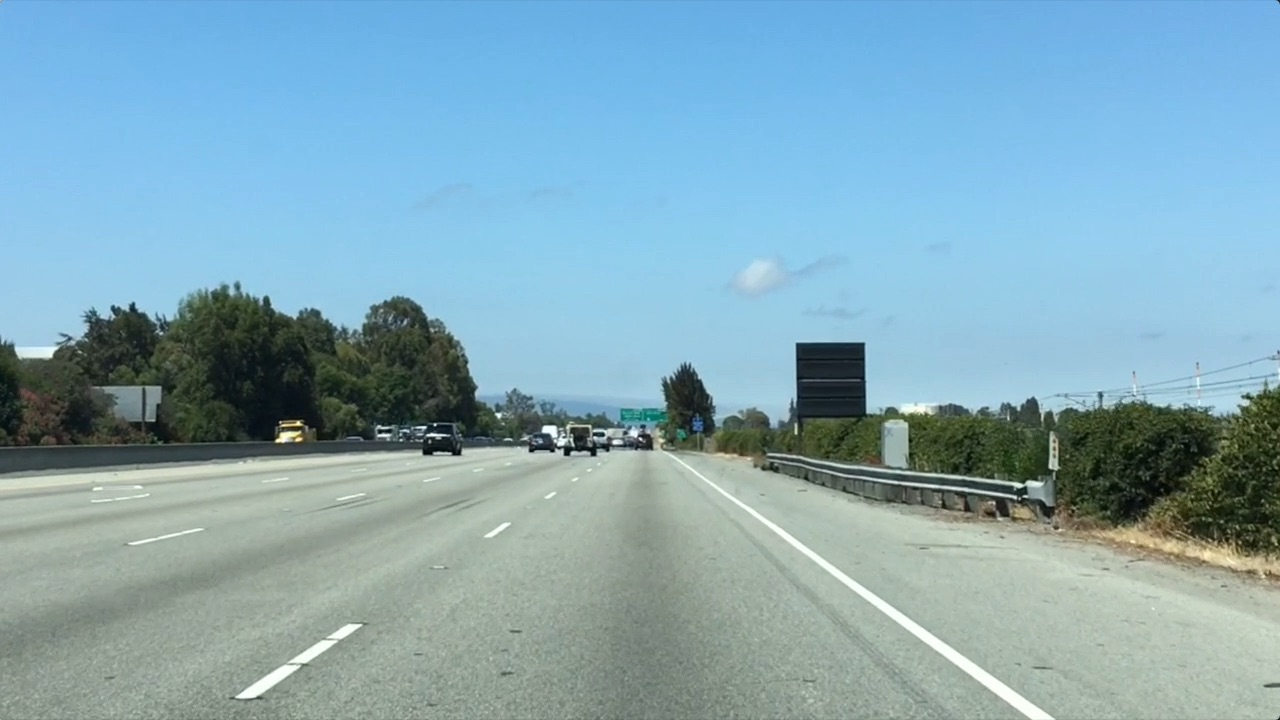
#> input picture images/street.jpg, 1280 x 720 px
$ jupyter execute Exercise_Hough__starter.ipynb
#> lines starting #> are read from the running program, lines starting #| are printed output that depends on the picture; after the words box and inside, x2 and y2 are one past the last pixel; in counts of white or black regions, pixels touching at a corner belong together
# Exercise: Lane Detection using Hough Transform in OpenCV

---

Prof. Dr.-Ing. Antje Muntzinger, Hochschule für Technik Stuttgart

antje.muntzinger@hft-stuttgart.de

---

The following notebook is based on Udacity's *Self-Driving Car Nanodegree*.

In this exercise, we implement and experiment with several methods to find lanes lines in street images. Let's take a look at our first example image:

[cell 1]
#doing all the relevant imports
import matplotlib.pyplot as plt
import matplotlib.image as mpimg
import numpy as np
import cv2

# Read in the image and print some stats
image = mpimg.imread('../images/street.jpg')
#> image is the input picture: shape (720, 1280, 3); mean R, G, B 132, 168.5, 182.1
print('This image is: ', type(image),
         'with dimensions:', image.shape)
#| This image is:  <class 'numpy.ndarray'> with dimensions: (720, 1280, 3)

plt.imshow(image)

[cell 2]
gray = cv2.cvtColor(image, cv2.COLOR_RGB2GRAY) #grayscale conversion
plt.imshow(gray, cmap='gray')

## 1. Color Selection

We want to detect the white lane lines. So the simplest idea is to use a color threshold, keeping only the white pixels. So I define a color threshold in the variables red_threshold, green_threshold, and blue_threshold and populate rgb_threshold with these values. This vector contains the minimum values for red, green, and blue (R,G,B) that I will allow in my selection.

[cell 3]
# YOUR CODE GOES HERE

img_R, img_G, img_B = cv2.split(image)
fig, (ax1, ax2, ax3) = plt.subplots(1,3)
ax1.imshow(img_R, cmap='gray')
ax1.set_title("Roter Kanal")
ax1.axis("off")
ax2.imshow(img_G, cmap='gray')
ax2.set_title("Grüner Kanal")
ax2.axis("off")
ax3.imshow(img_B, cmap='gray')
ax3.set_title("Blauer Kanal")
ax3.axis("off")

The white lane is present in all color channels since white is [255, 255, 255]. But in the blue channel, the sky is also very bright; means if we select the blue channel, the sky will be still present. So, either the red channel or the green channel seem to be promissing.

[cell 4]
# Grab the x and y size and make a copy of the image
ysize = image.shape[0]
xsize = image.shape[1]
color_select = np.copy(image)

# Define color selection criteria
red_threshold = 0
green_threshold = 220
blue_threshold = 0

rgb_threshold = [red_threshold, green_threshold, blue_threshold]

# Do a boolean or with the "|" character to identify
# pixels below the thresholds
thresholds = (image[:,:,0] < rgb_threshold[0]) \
            | (image[:,:,1] < rgb_threshold[1]) \
            | (image[:,:,2] < rgb_threshold[2])
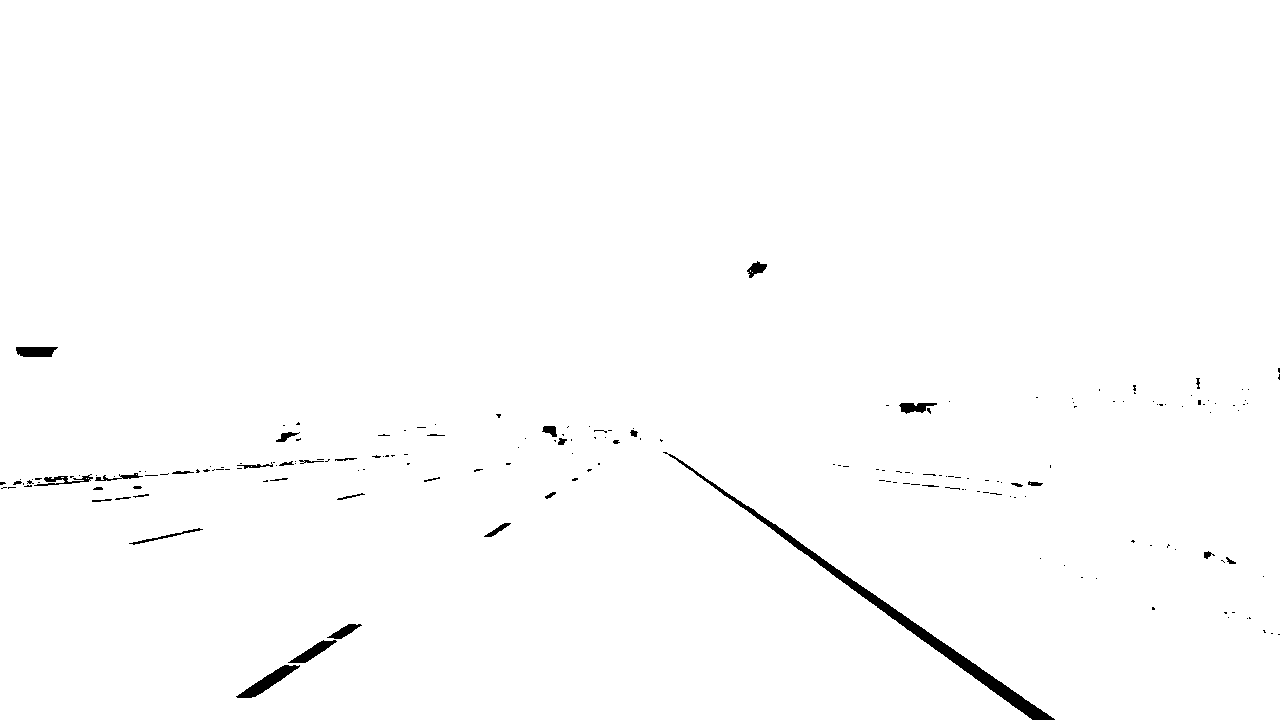
#> thresholds: shape (720, 1280) bool; 99.1% white; 191 black regions (153 under 20 px), largest, box (x1, y1, x2, y2) and area: (663, 452, 1055, 720) 3594, (236, 665, 300, 698) 643, (288, 640, 337, 663) 389
color_select[thresholds] = [0,0,0]

# Display the image
plt.imshow(color_select)

The result, color_select, is an image in which pixels that were above the threshold have been retained, and pixels below the threshold have been blacked out.
In the code snippet above, red_threshold, green_threshold and blue_threshold are all set to 0, which implies all pixels will be included in the selection.

**TODO:** Modify the values of red_threshold, green_threshold and blue_threshold above until you retain as much of the lane lines as possible while dropping everything else.

**HINT:** You can split the image into separate color channels and visualize them to get clues about which color channel is most important here.

## 2. Coding up a Region of Interest Mask

Awesome! Now you've seen that with a simple color selection we have managed to eliminate almost everything in the image except the lane lines.
At this point, however, it would still be tricky to extract the exact lines automatically, because we still have some other objects detected around the periphery that aren't lane lines.

In this case, I'll assume that the front facing camera that took the image is mounted in a fixed position on the car, such that the lane lines will always appear in the same general region of the image. Next, I'll take advantage of this by adding a criterion to only consider pixels for color selection in the region where we expect to find the lane lines.

Check out the code below. The variables left_bottom, right_bottom, and apex represent the vertices of a triangular region that I would like to retain for my color selection, while masking everything else out. Here I'm using a triangular mask to illustrate the simplest case, but later you'll use a quadrilateral, and in principle, you could use any polygon.

[cell 5]
# Make a copy of the image
region_select = np.copy(image)

# Define a triangle region of interest
# Keep in mind the origin (x=0, y=0) is in the upper left in image processing
# Note: if you run this code, you'll find these are not sensible values!!
# But you'll get a chance to play with them soon in a quiz
left_bottom = [0, ysize]
right_bottom = [xsize, ysize]
apex = [580,400]

# Fit lines (y=Ax+B) to identify the  3 sided region of interest
# np.polyfit() returns the coefficients [A, B] of the fit
fit_left = np.polyfit((left_bottom[0], apex[0]), (left_bottom[1], apex[1]), 1)
fit_right = np.polyfit((right_bottom[0], apex[0]), (right_bottom[1], apex[1]), 1)
fit_bottom = np.polyfit((left_bottom[0], right_bottom[0]), (left_bottom[1], right_bottom[1]), 1)

# Find the region inside the lines
XX, YY = np.meshgrid(np.arange(0, xsize), np.arange(0, ysize))
# The region inside the lines is defined by the lines' equations. Conditions are:
# y> Ax + B for left and right lines
# y< Ax + B for bottom line
# A and B are found using np.polyfit() above (fit_left, fit_right, fit_bottom)
region_thresholds = (YY > (XX*fit_left[0] + fit_left[1])) & \
                    (YY > (XX*fit_right[0] + fit_right[1])) & \
                    (YY < (XX*fit_bottom[0] + fit_bottom[1]))

# Color pixels red which are inside the region of interest
region_select[region_thresholds] = [255, 0, 0]

# Display the image
plt.imshow(region_select)

## 3. Combining Color and Region Selections

Now you've seen how to mask out a region of interest in an image. Next, let's combine the mask and color selection to pull only the lane lines out of the image.

Check out the code below. Here we’re doing both the color and region selection steps, requiring that a pixel meet both the mask and color selection requirements to be retained.

**TODO:** Vary your color selection and the shape of your region mask (vertices of a triangle left_bottom, right_bottom, and apex), such that you pick out the lane lines and nothing else. We just want our ego-lane, not the neighboring lanes left or right!

[cell 6]
color_select = np.copy(image)
line_image = np.copy(image)

# Define color selection criteria
red_threshold = 0
green_threshold = 220
blue_threshold = 0

rgb_threshold = [red_threshold, green_threshold, blue_threshold]

# Define the vertices of a triangular mask.
# Keep in mind the origin (x=0, y=0) is in the upper left
left_bottom = [0, ysize]
right_bottom = [xsize, ysize]
apex = [600, 400]

# Perform a linear fit (y=Ax+B) to each of the three sides of the triangle
# np.polyfit returns the coefficients [A, B] of the fit
fit_left = np.polyfit((left_bottom[0], apex[0]), (left_bottom[1], apex[1]), 1)
fit_right = np.polyfit((right_bottom[0], apex[0]), (right_bottom[1], apex[1]), 1)
fit_bottom = np.polyfit((left_bottom[0], right_bottom[0]), (left_bottom[1], right_bottom[1]), 1)

# Mask pixels below the threshold
color_thresholds = (image[:,:,0] < rgb_threshold[0]) | \
                    (image[:,:,1] < rgb_threshold[1]) | \
                    (image[:,:,2] < rgb_threshold[2])

# Find the region inside the lines
XX, YY = np.meshgrid(np.arange(0, xsize), np.arange(0, ysize))
region_thresholds = (YY > (XX*fit_left[0] + fit_left[1])) & \
                    (YY > (XX*fit_right[0] + fit_right[1])) & \
                    (YY < (XX*fit_bottom[0] + fit_bottom[1]))

# Mask color and region selection
color_select[color_thresholds | ~region_thresholds] = [0, 0, 0]
# Color pixels red where both color and region selections met
line_image[~color_thresholds & region_thresholds] = [255, 0, 0]

# Display the image and show region and color selections
plt.imshow(image)
x = [left_bottom[0], right_bottom[0], apex[0], left_bottom[0]]
y = [left_bottom[1], right_bottom[1], apex[1], left_bottom[1]]
plt.plot(x, y, 'b--', lw=4)
plt.imshow(color_select)
plt.show()
plt.imshow(line_image)
plt.show()

## 4. Canny Edge Detection

So you found the lane lines... simple right? Now you’re ready to upload the algorithm to the car and drive autonomously right?? Well, not quite yet ;)
As it happens, lane lines are not always the same color, and even lines of the same color under different lighting conditions (day, night, etc) may fail to be detected by our simple color selection.
What we need is to take our algorithm to the next level to detect lines of any color using sophisticated computer vision methods.

**TODO:** Apply Gaussian blur and Canny edge detection to the `image2` below. This image is more challenging due to the yellow line. Store your resulting edge image in a variable called `masked_edges`. Plot your result. Which parameters work best?

[cell 7]
# Read in the image and print some stats
image2 = mpimg.imread('../images/exit-ramp.jpg')
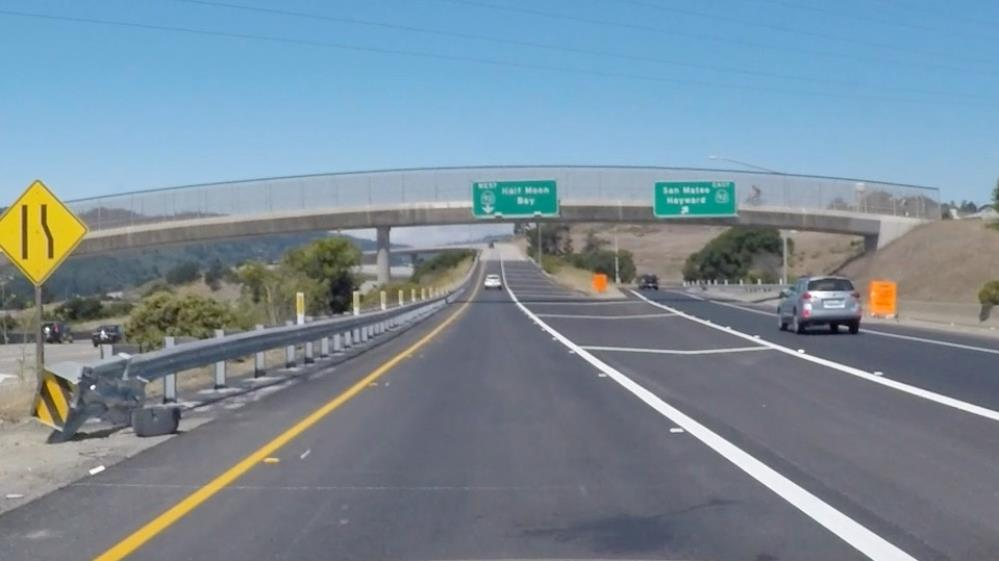
#> input picture images/exit-ramp.jpg, 999 x 561 px
#> image2 is the input picture: shape (561, 999, 3); mean R, G, B 121.8, 140.1, 153.3
gray2 = cv2.cvtColor(image2, cv2.COLOR_RGB2GRAY) #grayscale conversion
print('This image is: ', type(image2),
         'with dimensions:', image2.shape)
#| This image is:  <class 'numpy.ndarray'> with dimensions: (561, 999, 3)

plt.imshow(image2)

[cell 8]
# TODO: YOUR CODE GOES HERE

# Define a kernel size and apply Gaussian smoothing
kernel_size = 5
blur_gray = cv2.GaussianBlur(gray2,(kernel_size, kernel_size),0)

# Define our parameters for Canny and apply
low_threshold = 50
high_threshold = 150
edges = cv2.Canny(blur_gray, low_threshold, high_threshold)

# Next we'll create a masked edges image using cv2.fillPoly()
mask = np.zeros_like(edges)
ignore_mask_color = 255

# This time we are defining a four sided polygon to mask (we can still define a triangular region with 4 vertices, but we are more flexible)
xsize = image2.shape[1]
ysize = image2.shape[0]
#vertices = np.array([[(50,ysize),(470, 250), (520, 250), (xsize-50,ysize)]], dtype=np.int32)
vertices = np.array([[(0,ysize),(0, 0), (xsize, 0), (xsize,ysize)]], dtype=np.int32)
cv2.fillPoly(mask, vertices, ignore_mask_color)
masked_edges = cv2.bitwise_and(edges, mask)

# Plot the rectangular region mask
plt.imshow(masked_edges, cmap='Greys_r')
plt.plot(vertices[0][:, 0], vertices[0][:, 1], 'b--', lw=4)
plt.show()

We have detected nice lane lines - but also a lot of other edges! So we need something better, which leads us to the Hough transform.

## 5. Implementing a Hough Transform on Edge Detected Image

You already know how the Hough Transform works, but to accomplish the task of finding lane lines, we need to specify some parameters to say what kind of lines we want to detect (i.e., long lines, short lines, bendy lines, dashed lines, etc.).
To do this, we'll be using an OpenCV function called HoughLinesP that takes several parameters. Let's code it up and find the lane lines in the image we detected edges in with the Canny function (for a look at coding up a Hough Transform from scratch, check this out: https://alyssaq.github.io/2014/understanding-hough-transform/)

Let's look at the input parameters for the OpenCV function HoughLinesP that we will use to find lines in the image. You will call it like this:
```
lines = cv2.HoughLinesP(masked_edges, rho, theta, threshold, np.array([]),
                                             min_line_length, max_line_gap)
```
In this case, we are operating on the image masked_edges (the output from Canny) and the output from HoughLinesP will be lines, which will simply be an array containing the endpoints (x1, y1, x2, y2) of all line segments detected by the transform operation. The other parameters define just what kind of line segments we're looking for.

- First off, rho and theta are the distance and angular resolution of our grid in Hough space. Remember that, in Hough space, we have a grid laid out along the (Θ, ρ) axis. You need to specify rho in units of pixels and theta in units of radians.
So, what are reasonable values? Well, rho takes a minimum value of 1, and a reasonable starting place for theta is 1 degree (pi/180 in radians). Scale these values up to be more flexible in your definition of what constitutes a line.
- The threshold parameter specifies the minimum number of votes (intersections in a given grid cell) a candidate line needs to have to make it into the output.
- The empty np.array([]) is just a placeholder, no need to change it.
- min_line_length is the minimum length of a line (in pixels) that you will accept in the output, and max_line_gap is the maximum distance (again, in pixels) between segments that you will allow to be connected into a single line.

You can then iterate through your output lines and draw them onto the image to see what you got!
So, here's what its going to look like:

[cell 9]
# Define the Hough transform parameters
# Make a blank the same size as our image to draw on
rho = 2
theta = np.pi/180
threshold = 15
min_line_length = 40
max_line_gap = 20
line_image = np.copy(image2)*0 #creating a blank to draw lines on

# Run Hough on edge detected image
lines = cv2.HoughLinesP(masked_edges, rho, theta, threshold, np.array([]),
                            min_line_length, max_line_gap)
#> lines = 350 rows, first 6: [562, 343, 872, 560], [170, 510, 370, 375], [94, 328, 271, 328], [766, 315, 895, 315], [782, 323, 873, 333], [581, 349, 916, 559]

# Iterate over the output "lines" and draw lines on the blank
for line in lines:
    for x1,y1,x2,y2 in line:
        cv2.line(line_image,(x1,y1),(x2,y2),(255,0,0),10)
#> this loop made 350 passes

# Create a "color" binary image to combine with line image
color_edges = np.dstack((masked_edges, masked_edges, masked_edges))

# Draw the lines on the edge image
combo = cv2.addWeighted(color_edges, 0.8, line_image, 1, 0)
plt.imshow(combo)

As you can see, I've detected lots of line segments! Your job, in the next exercise, is to figure out which parameters do the best job of optimizing the detection of the lane lines. Then, you'll want to apply a region of interest mask to filter out detected line segments in other areas of the image. Earlier in this lesson you used a triangular region mask, but this time you'll get a chance to use a quadrilateral region mask using the cv2.fillPoly() function (keep in mind though, you could use this same method to mask an arbitrarily complex polygon region). When you're finished you'll be ready to apply the skills you've learned to do the assignment at the end of this lesson.

## 6. Putting it all together

**TODO:** Now it's your turn to play with the Hough Transform on an edge-detected image. Your job is to modify the parameters for the Hough Transform and impose a region of interest mask to get output that does a better job finding just the lane lines than the image above. In the code, I've given you a framework for defining a quadrilateral region of interest mask.

[cell 10]
# Read in and grayscale the image
image2 = mpimg.imread('../images/exit-ramp.jpg')
gray2 = cv2.cvtColor(image2,cv2.COLOR_RGB2GRAY)

# Define a kernel size and apply Gaussian smoothing
kernel_size = 5
blur_gray = cv2.GaussianBlur(gray2,(kernel_size, kernel_size),0)

# Define our parameters for Canny and apply
low_threshold = 50
high_threshold = 150
edges = cv2.Canny(blur_gray, low_threshold, high_threshold)

# Next we'll create a masked edges image using cv2.fillPoly()
mask = np.zeros_like(edges)
ignore_mask_color = 255

# This time we are defining a four sided polygon to mask (we can still define a triangular region with 4 vertices, but we are more flexible)
imshape = image2.shape
vertices = np.array([[(50,imshape[0]),(480, 270), (500, 270), (imshape[1],imshape[0])]], dtype=np.int32)
cv2.fillPoly(mask, vertices, ignore_mask_color)
masked_edges = cv2.bitwise_and(edges, mask)

# Plot the rectangular region mask
plt.imshow(masked_edges, cmap='Greys_r')
plt.plot(vertices[0][:, 0], vertices[0][:, 1], 'b--', lw=4)
plt.show()
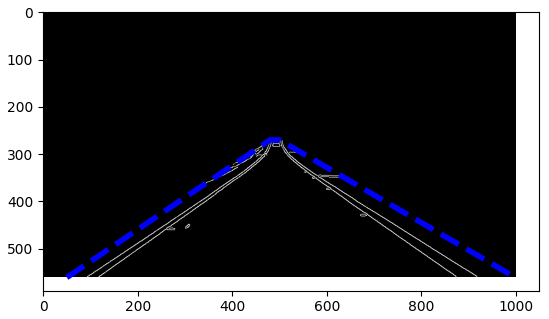
#> figure drawn by matplotlib, 1 panel

# Define the Hough transform parameters
# Make a blank the same size as our image to draw on
rho = 2 # distance resolution in pixels of the Hough grid
theta = np.pi/180 # angular resolution in radians of the Hough grid
threshold = 15     # minimum number of votes (intersections in Hough grid cell)
min_line_length = 40 #minimum number of pixels making up a line
max_line_gap = 20    # maximum gap in pixels between connectable line segments
line_image = np.copy(image2)*0 # creating a blank to draw lines on

# Run Hough on edge detected image
# Output "lines" is an array containing endpoints of detected line segments
lines = cv2.HoughLinesP(masked_edges, rho, theta, threshold, np.array([]),
                            min_line_length, max_line_gap)
#> lines = 33 rows, first 6: [195, 493, 370, 375], [556, 338, 872, 560], [582, 350, 916, 559], [399, 355, 505, 273], [142, 542, 378, 376], [373, 349, 469, 277]

# Iterate over the output "lines" and draw lines on a blank image
for line in lines:
    for x1,y1,x2,y2 in line:
        cv2.line(line_image,(x1,y1),(x2,y2),(255,0,0),10)
#> this loop made 33 passes
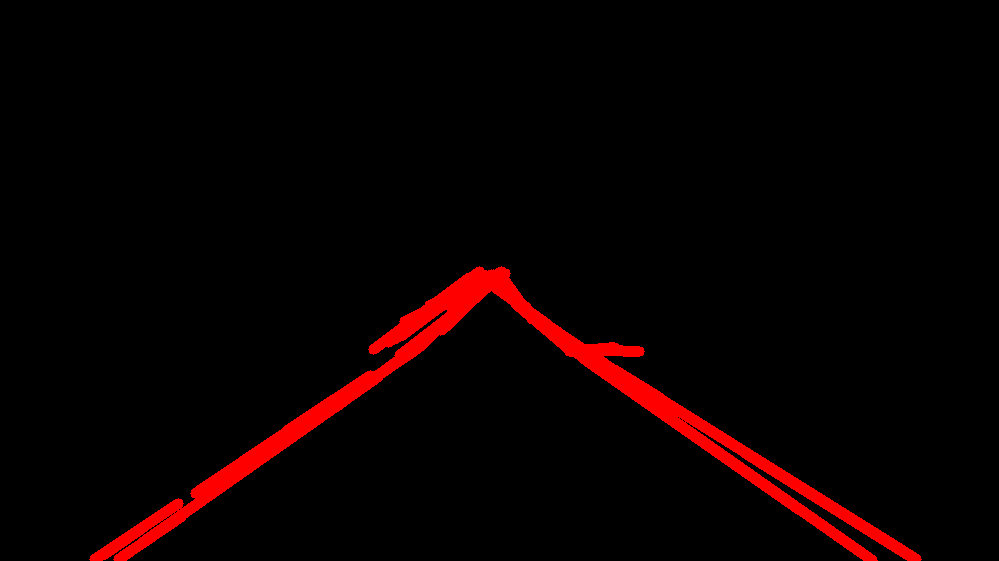
#> line_image: shape (561, 999, 3); mean R, G, B 9.9, 0, 0

# Create a "color" binary image to combine with line image
color_edges = np.dstack((edges, edges, edges))

# Draw the lines on the edge image
lines_edges = cv2.addWeighted(color_edges, 0.8, line_image, 1, 0)
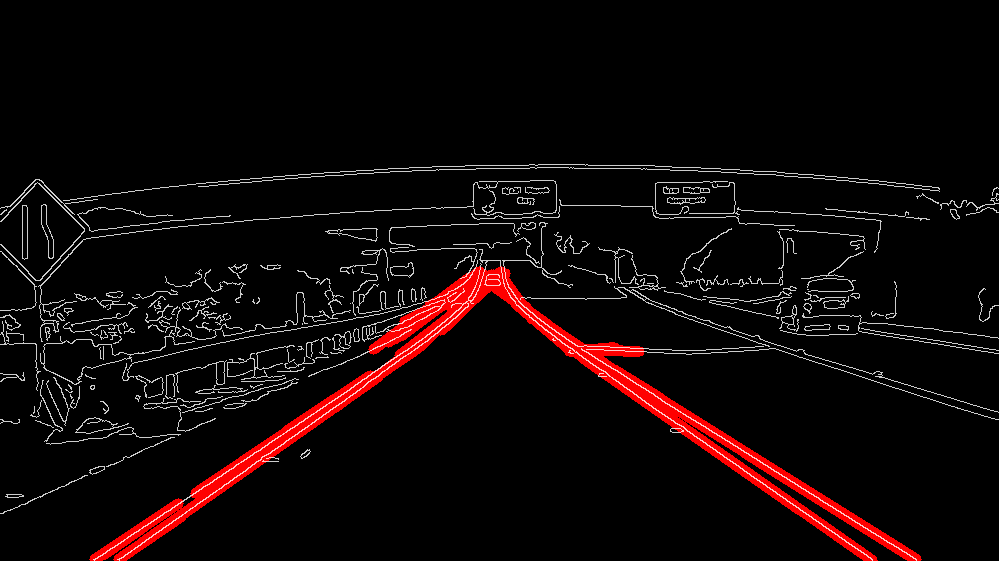
#> lines_edges: shape (561, 999, 3); mean of channels 0, 1, 2 16, 7.2, 7.2; drawn as R, G, B
plt.imshow(lines_edges)
